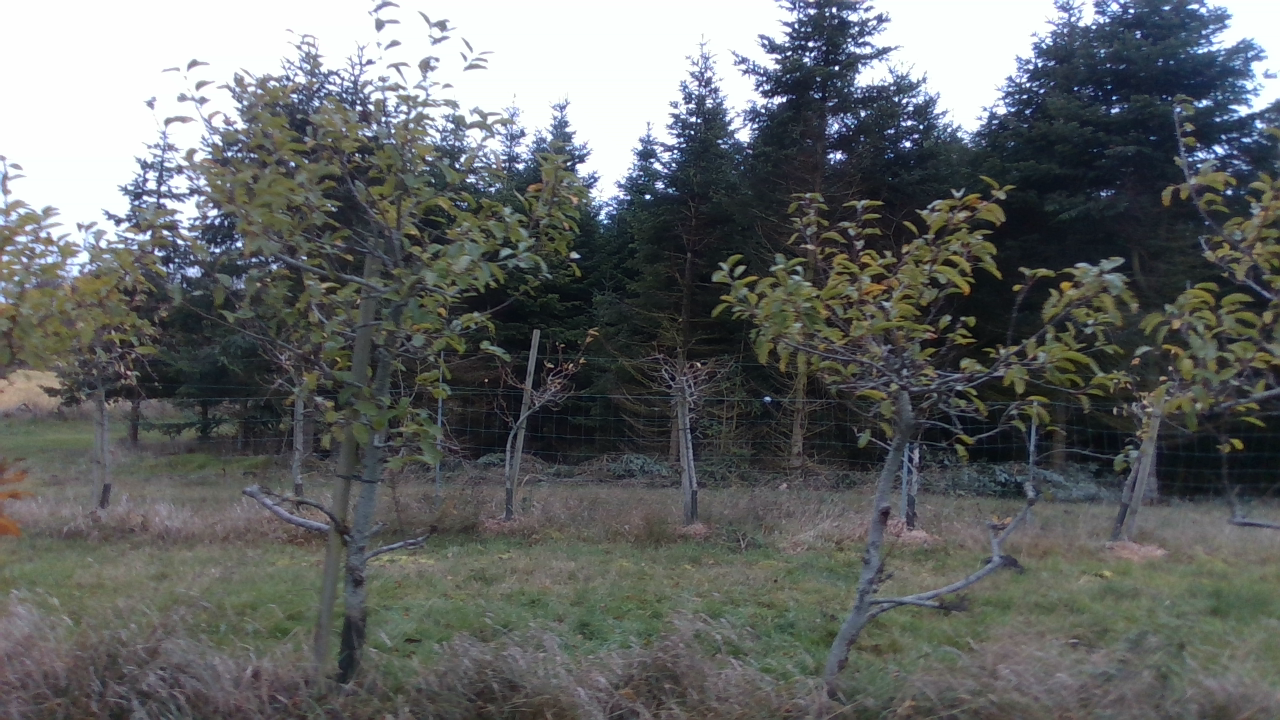
#> input picture RGB_color_pic_Color.png, 1280 x 720 px
$ python colorFiltering.py
#> lines starting #> are read from the running program, lines starting #| are printed output that depends on the picture; after the words box and inside, x2 and y2 are one past the last pixel; in counts of white or black regions, pixels touching at a corner belong together
import cv2
import numpy as np
# This function colorThresholding extracts color in defined min and max BGR values.

# Used for testing
img = cv2.imread('RGB_color_pic_Color.png')
#> img is the input picture: shape (720, 1280, 3); mean B, G, R 101.1, 101.7, 98.7

# Threshold used to remove the sky
minThresh = np.array([230, 230, 230])  # ([minB, minG, minR])
maxThresh = np.array([255, 255, 255])  # ([maxB, maxG, maxR])


# This function is used in the main program
def colorThresholding(image, minT, maxT, kernel):
    # roi might be deleted
    # roi = img[0:720, 120:600] #[y-start : y-stop, x-start: x-stop]
    # Color Thresholding for Trunk
    # hsv = cv2.cvtColor(img, cv2.COLOR_BGR2HSV) #Converted to hsv

    mask = cv2.inRange(image, minT, maxT)
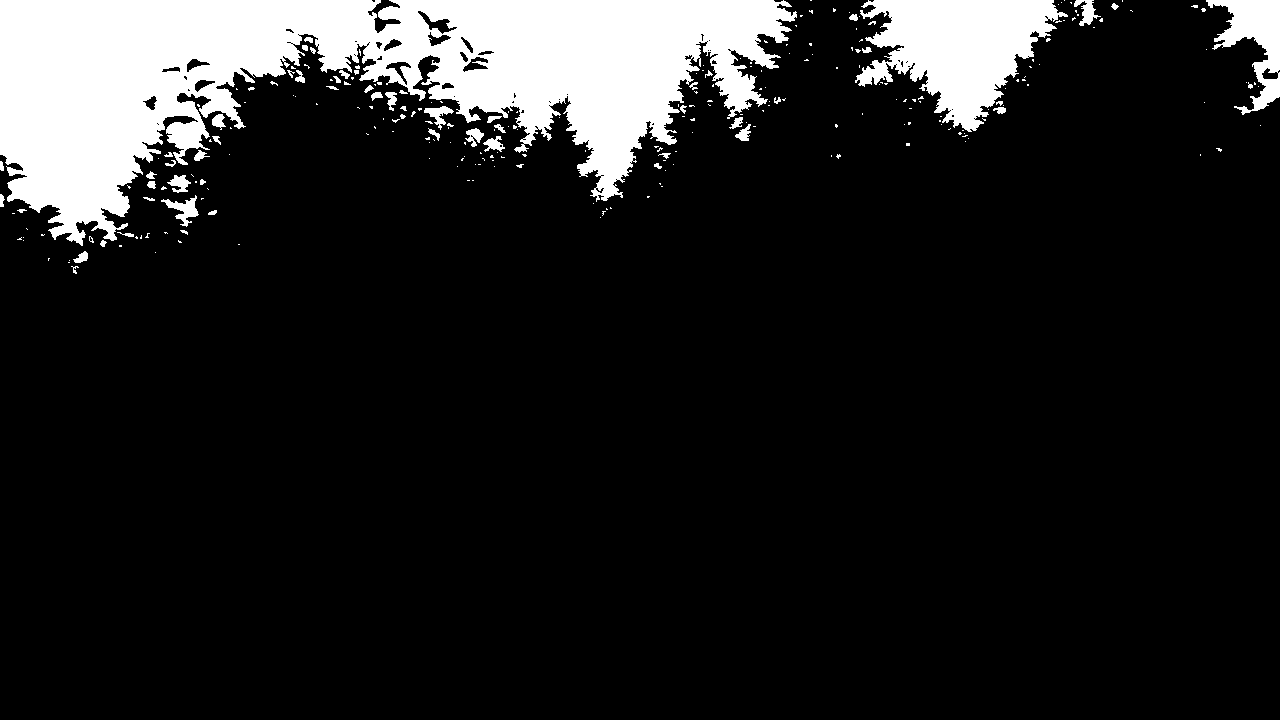
#> mask: shape (720, 1280); 12.8% white; 268 white regions (209 under 20 px), largest, box (x1, y1, x2, y2) and area: (0, 0, 797, 246) 94482, (855, 0, 1068, 132) 15223, (1206, 0, 1280, 115) 3648
    res = cv2.bitwise_and(image, image, mask=mask)  # If you want the result at Binary

    closing = cv2.morphologyEx(mask, cv2.MORPH_CLOSE, kernel)
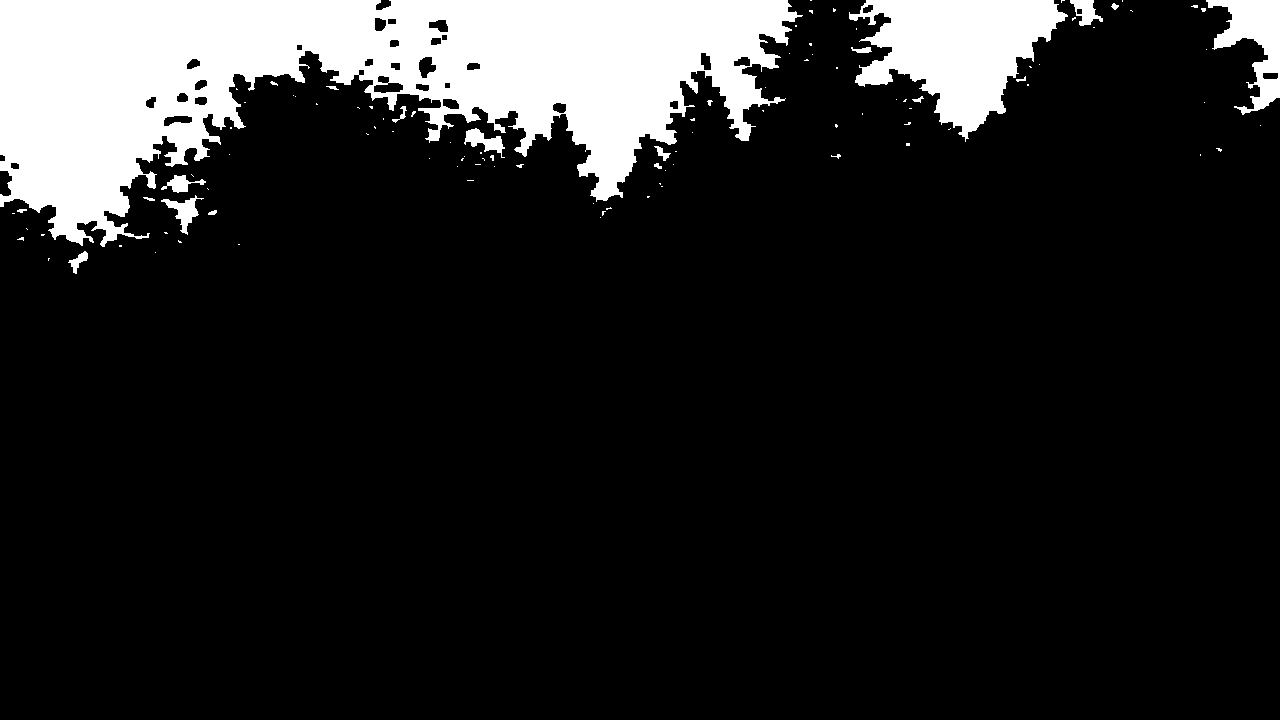
#> closing: shape (720, 1280); 13.6% white; 107 white regions (85 under 20 px), largest, box (x1, y1, x2, y2) and area: (0, 0, 803, 247) 101935, (849, 0, 1068, 142) 16506, (1206, 0, 1280, 115) 3866
    opening = cv2.morphologyEx(closing, cv2.MORPH_OPEN, kernel)
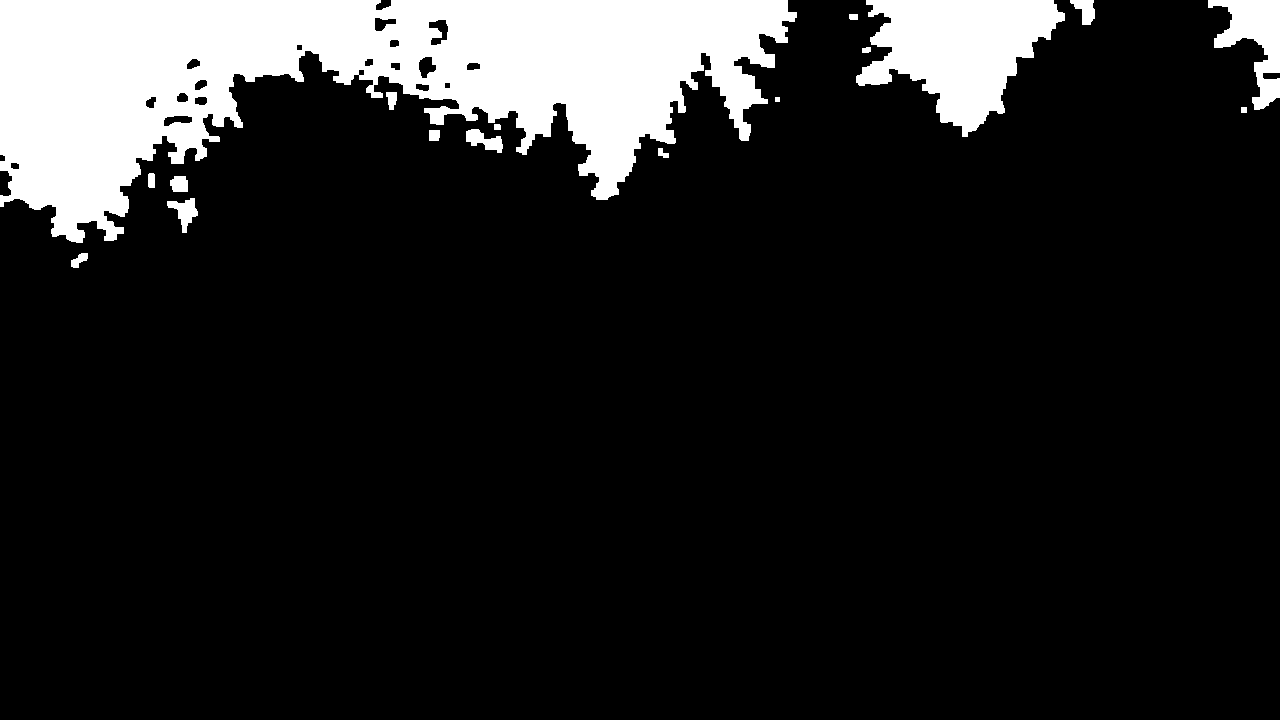
#> opening: shape (720, 1280); 13.3% white; 17 white regions, largest, box (x1, y1, x2, y2) and area: (0, 0, 797, 243) 100352, (856, 0, 1065, 137) 16195, (1208, 0, 1280, 110) 3708

    result = cv2.bitwise_and(image, image, mask=opening)  # Color res, after opening/closing

    final = cv2.subtract(image, result)
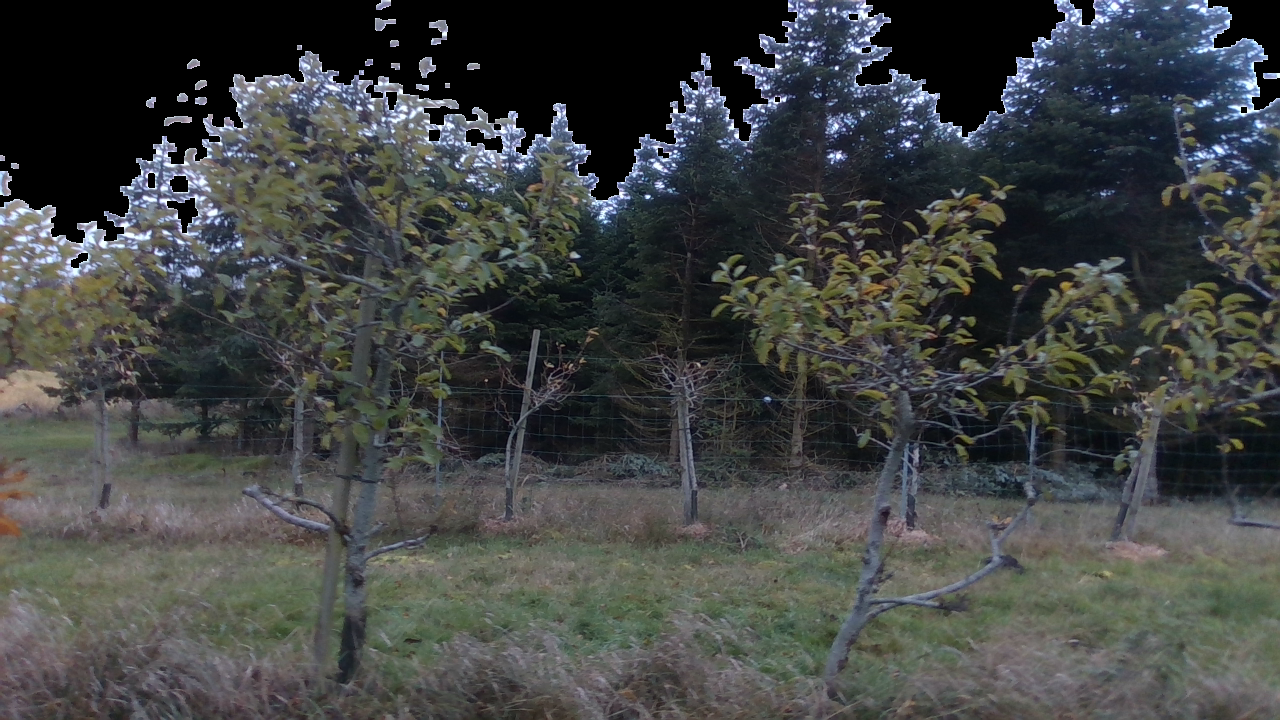
#> final: shape (720, 1280, 3); mean B, G, R 67.6, 68.3, 65.6
    binary = cv2.bitwise_not(opening)
    return final, binary


def main():
    finalImg, opening = colorThresholding(img, minThresh, maxThresh, kernel=np.ones((5, 5), np.uint8))

    while True:
        cv2.imshow('Skysubtract + closing + open', finalImg)
        cv2.imshow('test', opening)

        key = cv2.waitKey(1)
#> (key Esc is pressed here)
        if key == 27:
            cv2.destroyAllWindows()
            break

    # if pressed escape exit program

    # Acces each frame from depth image
    # for f, frame in enumerate(depth_color_image):
    # print("Depth" + str(depth_frame.get_frame_number()))  # Acces frame number (Hvis det kan bruges til noget)
    # Acces each frame from Color image
    # for f, frame in enumerate(color_image):
    # Acces frame number
    # <print("Color" + str(color_frame.get_frame_number()))

    # if pressed escape exit program

if __name__ == "__main__":
    main()
